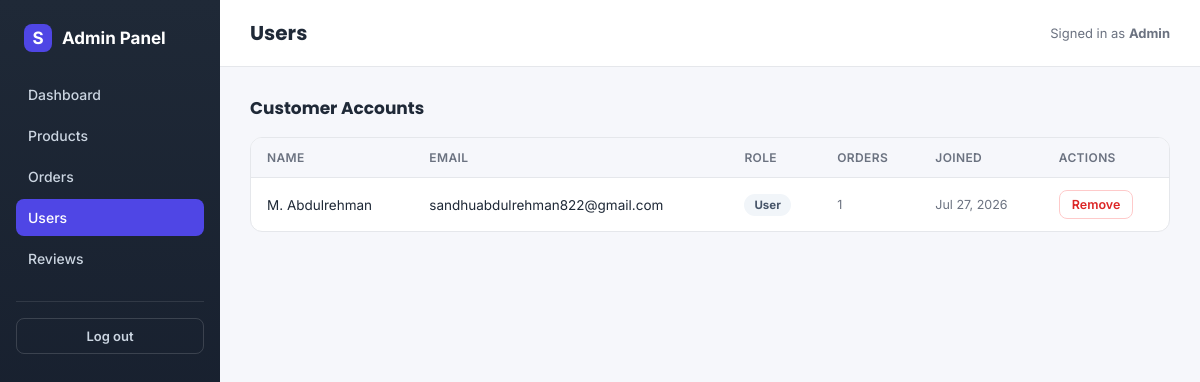
The page /admin/users.php (signed in) on the database its author committed.
### tables this page shows
CREATE TABLE `users` (
  `id` int(10) UNSIGNED NOT NULL,
  `full_name` varchar(120) NOT NULL,
  `email` varchar(190) NOT NULL,
  `password_hash` varchar(255) NOT NULL,
  `role` enum('user','admin') NOT NULL DEFAULT 'user',
  `created_at` timestamp NOT NULL DEFAULT current_timestamp(),
  `updated_at` timestamp NOT NULL DEFAULT current_timestamp() ON UPDATE current_timestamp()
);

### includes/functions.php (called while the page is built, shortened)
<?php
function e(string $value): string {
    return htmlspecialchars($value, ENT_QUOTES, 'UTF-8');
}

### admin/users.php (the view, shortened to what this page needs)
<?php
require __DIR__ . '/../includes/functions.php';
require __DIR__ . '/../config/db.php';
$users = $pdo->query(
    "SELECT u.id, u.full_name, u.email, u.role, u.created_at,
            (SELECT COUNT(*) FROM orders o WHERE o.user_id = u.id) AS order_count
     FROM users u
     WHERE u.role = 'user'
     ORDER BY u.created_at DESC"
)->fetchAll();
?>
<!DOCTYPE html>
<html lang="en">
<head>
<link rel="stylesheet" href="../assets/css/style.css">
</head>
<body>
<div class="admin-shell">
  <?php require __DIR__ . '/../includes/nav_admin.php'; ?>
  <div class="admin-main">
    <div class="admin-topbar">
      <h1>Users</h1>
      <div class="admin-user">Signed in as <strong><?= e($_SESSION['full_name'] ?? 'Admin') ?></strong></div>
    </div>
    <div class="admin-content">
      <div class="section-head">
        <h2>Customer Accounts</h2>
      </div>
      <?php if (empty($users)): ?>
        <div class="empty-state">No customer accounts yet.</div>
      <?php else: ?>
        <div class="table-wrap">
          <table class="data-table">
            <thead>
              <tr>
                <th>Name</th>
                <th>Email</th>
                <th>Role</th>
                <th>Orders</th>
                <th>Joined</th>
                <th>Actions</th>
              </tr>
            </thead>
            <tbody>
              <?php foreach ($users as $u): ?>
                <tr>
                  <td><?= e($u['full_name']) ?></td>
                  <td><?= e($u['email']) ?></td>
                  <td><span class="badge badge-<?= e($u['role']) ?>"><?= e($u['role']) ?></span></td>
                  <td class="cell-muted"><?= (int) $u['order_count'] ?></td>
                  <td class="cell-muted"><?= e(date('M j, Y', strtotime($u['created_at']))) ?></td>
                  <td>
                    <form method="POST" onsubmit="return confirm('Remove this user? This cannot be undone.');">
                      <button type="submit" class="btn btn-danger btn-sm">Remove</button>
                    </form>
                  </td>
                </tr>
              <?php endforeach; ?>
            </tbody>
          </table>
        </div>
      <?php endif; ?>
    </div>
  </div>
</div>
</body>
</html>

### assets/css/style.css (style rules this page uses)
:root { --primary: #4f46e5; --primary-dark: #3730a3; --accent: #f59e0b; --bg: #f6f7fb; --card: #ffffff; --error: #dc2626; --success: #16a34a; --border: #e5e7eb; --text: #1f2937; --muted: #6b7280; }
* { box-sizing: border-box; }
body { margin: 0; font-family: 'Inter', system-ui, -apple-system, sans-serif; background: var(--bg); color: var(--text); }
h1, h2, .brand-name { font-family: 'Poppins', 'Inter', sans-serif; }
.btn { display: inline-flex; align-items: center; justify-content: center; gap: 6px; padding: 9px 16px; border-radius: 8px; font-size: 13.5px; font-weight: 600; font-family: inherit; cursor: pointer; border: 1.5px solid transparent; text-decoration: none; transition: transform 0.1s, box-shadow 0.1s, background 0.15s; }
.btn-danger { background: #fff; border-color: #fecaca; color: var(--error); }
.btn-sm { padding: 6px 12px; font-size: 12.5px; }
.admin-shell { display: flex; min-height: 100vh; }
.admin-main { flex: 1; min-width: 0; }
.admin-topbar { background: var(--card); border-bottom: 1px solid var(--border); padding: 18px 30px; display: flex; align-items: center; justify-content: space-between; }
.admin-topbar h1 { margin: 0; font-size: 20px; }
.admin-topbar .admin-user { font-size: 13px; color: var(--muted); }
.admin-content { padding: 28px 30px 60px; max-width: 1200px; }
.section-head { display: flex; align-items: center; justify-content: space-between; margin-bottom: 16px; }
.section-head h2 { margin: 0; font-size: 17px; }
.table-wrap { background: var(--card); border: 1px solid var(--border); border-radius: 12px; overflow: hidden; overflow-x: auto; }
table.data-table { width: 100%; border-collapse: collapse; font-size: 13.5px; min-width: 560px; }
.data-table th { text-align: left; padding: 12px 16px; background: var(--bg); color: var(--muted); font-weight: 600; font-size: 12px; text-transform: uppercase; letter-spacing: 0.03em; border-bottom: 1px solid var(--border); }
.data-table td { padding: 12px 16px; border-bottom: 1px solid var(--border); vertical-align: middle; }
.data-table tr:last-child td { border-bottom: none; }
.data-table .cell-muted { color: var(--muted); font-size: 12.5px; }
.badge { display: inline-block; padding: 4px 10px; border-radius: 999px; font-size: 11.5px; font-weight: 700; text-transform: capitalize; }
.badge-user { background: #f1f5f9; color: #475569; }

### rows shown on the page
users: full_name "M. Abdulrehman", email "sandhuabdulrehman822@gmail.com", role "User", order_count "1", created_at "Jul 27, 2026"

### other values the page prints
$_SESSION['full_name'] "Admin"
